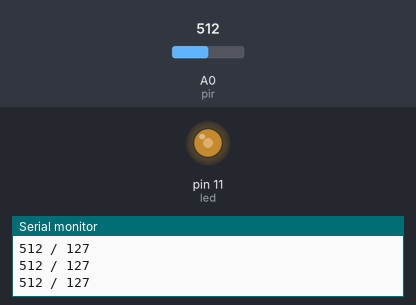
Recording of a sketch running on a simulated Arduino Uno, built with avr-gcc and run on an emulated ATmega328P. Shown: output pins drawn as LEDs (lit = HIGH), the last lines printed to the serial monitor. Inputs (shaded band) come from the test bench; at power-on: A0 (pir) = 512.

Above: at 1.2 s.
1.3 s: A0 (pir) set to 716
At 2.2 s:
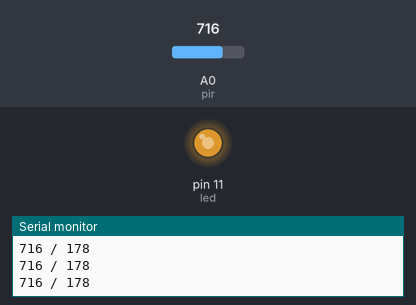
2.8 s: A0 (pir) set to 900
At 3.7 s:
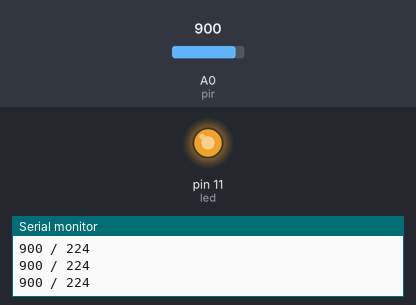
4.3 s: A0 (pir) set to 122
At 5.1 s:
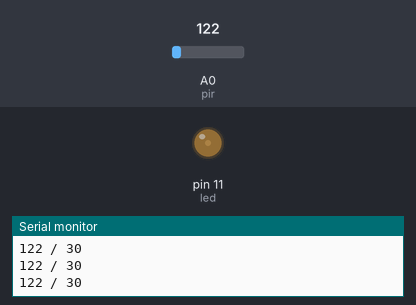
5.8 s: A0 (pir) set to 0
At 6.5 s:
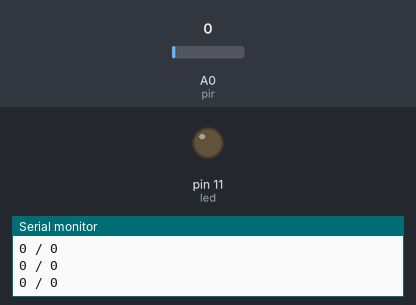
7.3 s: A0 (pir) set to 511
At 7.8 s:
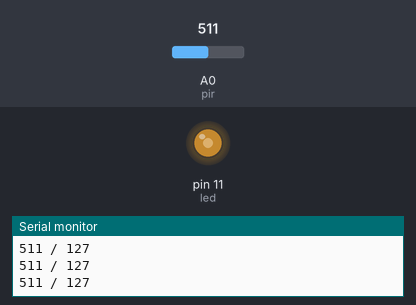
Timing chart, 0 to 9.8 s (numbered marks = the images above; inputs shaded):
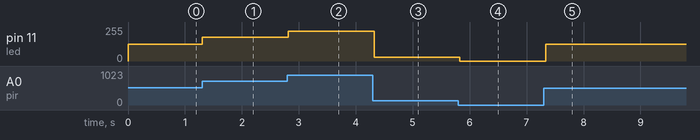

Measured:
- after the input at 1.3 s, pin 11 (led): 127/255 → 178/255 at once
- after the input at 2.8 s, pin 11 (led): 178/255 → 224/255 at once
- after the input at 4.3 s, pin 11 (led): 224/255 → 30/255 at once
- after the input at 5.8 s, pin 11 (led): 30/255 → 0/255 at once
- after the input at 7.3 s, pin 11 (led): 0/255 → 127/255 at once

The sketch:

ExemploSensorHC501_Leitura.ino
```cpp
/*----------------------------------------------------
Exemplo de utilização Sensor HC-SR501
PASSIVE INFRARED SENSOR WITH ARDUINO
@autor: Prof. Paulo Barreto
@date: 15/05/2015
----------------------------------------------------*/

#define pir A0
#define led 11

void setup() {
  pinMode(pir, INPUT);
  pinMode(led, OUTPUT);
  Serial.begin(9600);

}

void loop() {
  int i = analogRead(pir);
  int l = map(i,0,1023,0,255);

  Serial.print(i);
  Serial.print(" / ");
  Serial.println(l);
  analogWrite(led, l);

  delay(100);
}
```
